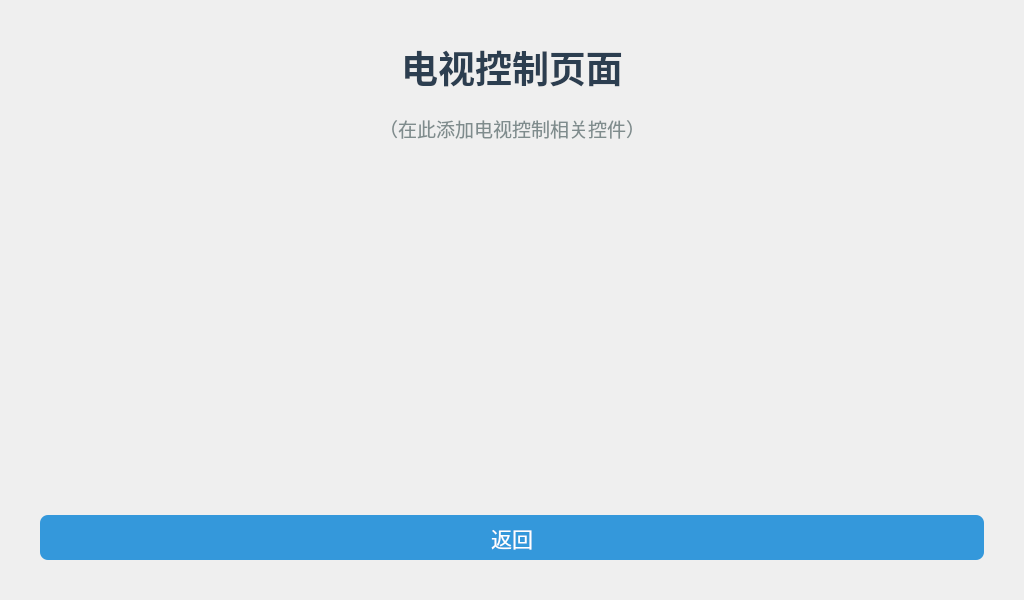
<?xml version="1.0" encoding="UTF-8"?>
<ui version="4.0">
 <class>TvDialog</class>
 <widget class="QDialog" name="TvDialog">
  <property name="geometry">
   <rect>
    <x>0</x>
    <y>0</y>
    <width>1024</width>
    <height>600</height>
   </rect>
  </property>
  <property name="minimumSize">
   <size>
    <width>1024</width>
    <height>600</height>
   </size>
  </property>
  <property name="maximumSize">
   <size>
    <width>1024</width>
    <height>600</height>
   </size>
  </property>
  <property name="windowTitle">
   <string>电视控制</string>
  </property>
  <layout class="QVBoxLayout" name="verticalLayout">
   <property name="spacing">
    <number>20</number>
   </property>
   <property name="leftMargin">
    <number>40</number>
   </property>
   <property name="topMargin">
    <number>40</number>
   </property>
   <property name="rightMargin">
    <number>40</number>
   </property>
   <property name="bottomMargin">
    <number>40</number>
   </property>
   <item>
    <widget class="QLabel" name="labelTitle">
     <property name="styleSheet">
      <string notr="true">font-size:28pt; font-weight:bold; color:#2c3e50;</string>
     </property>
     <property name="text">
      <string>电视控制页面</string>
     </property>
     <property name="alignment">
      <set>Qt::AlignCenter</set>
     </property>
    </widget>
   </item>
   <item>
    <widget class="QLabel" name="labelHint">
     <property name="styleSheet">
      <string notr="true">font-size:14pt; color:#7f8c8d;</string>
     </property>
     <property name="text">
      <string>（在此添加电视控制相关控件）</string>
     </property>
     <property name="alignment">
      <set>Qt::AlignCenter</set>
     </property>
    </widget>
   </item>
   <item>
    <spacer name="verticalSpacer">
     <property name="orientation">
      <enum>Qt::Vertical</enum>
     </property>
     <property name="sizeHint" stdset="0">
      <size>
       <width>20</width>
       <height>40</height>
      </size>
     </property>
    </spacer>
   </item>
   <item>
    <widget class="QPushButton" name="btnBack">
     <property name="minimumSize">
      <size>
       <width>120</width>
       <height>45</height>
      </size>
     </property>
     <property name="styleSheet">
      <string notr="true">QPushButton{background-color:#3498db;color:white;border-radius:8px;font-size:16pt;}QPushButton:pressed{background-color:#2980b9;}</string>
     </property>
     <property name="text">
      <string>返回</string>
     </property>
    </widget>
   </item>
  </layout>
 </widget>
 <resources/>
 <connections/>
</ui>
